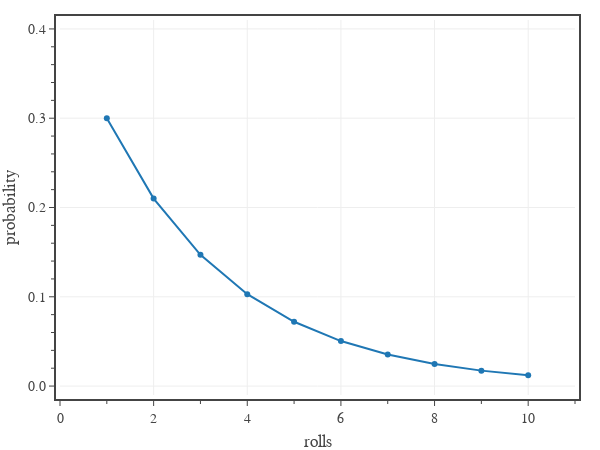

The notebook cell this image was saved under:
### Code cell
# Fig 3: Shows the probability of the next encounter occurring after n days.
# create figure
fig = go.Figure(
    layout=go.Layout(
        template=tfb.FIG_TEMPLATE,
        xaxis=dict(
            title_text='rolls',
            range=[0, 11],
            tick0=0, dtick=2,
            minor=dict(tick0=0, dtick=1),
        ),
        yaxis=dict(
            title_text='probability',
            range=[-0.01,0.41],
            tickformat='.1f',
            tick0=0, dtick=0.1,
            minor=dict(tick0=0, dtick=0.02),
        ),
        legend=dict(
            xanchor='left', yanchor='top',
            x=0.00, y=1.00,
            orientation='v',
            tracegroupgap=0,
        )
    )
)

p_enc = 0.3
p_non = 0.7

rolls = list(range(1, 11))
probs = [p_enc*(p_non**(r-1)) for r in rolls]

fig.add_trace(go.Scatter(
    x=rolls,
    y=probs,
    mode='lines+markers',
    name=f'PDF',
    #line_color=COLOR_LIST[i],
    hovertemplate=
        'rolls %{x:.0f}<br>'+
        'probability %{y:.1%}<extra></extra>',
))

# show figure
fig.update_layout(width=600, height=450)
fig.show(config=tfb.FIG_CONFIG)

# save figures
if SAVEFIGS:
    fig.update_layout(autosize=True, width=None, height=None)
    tfb.save_fig_html(fig, format='large', name=f'./fig-example-rolls-before-encounter-large')
    tfb.save_fig_html(fig, format='small', name=f'./fig-example-rolls-before-encounter-small')

### Figure 1 — Plotly figure (JSON) as saved in the notebook; plotly's stock layout.template omitted (floating-point values rounded to 4 significant figures)
{"data": [{"hovertemplate": "rolls %{x:.0f}<br>probability %{y:.1%}<extra></extra>", "mode": "lines+markers", "name": "PDF", "type": "scatter", "x": [1, 2, 3, 4, 5, 6, 7, 8, 9, 10], "y": [0.3, 0.21, 0.147, 0.1029, 0.07203, 0.05042, 0.03529, 0.02471, 0.01729, 0.01211]}], "layout": {"height": 450, "legend": {"orientation": "v", "tracegroupgap": 0, "x": 0, "xanchor": "left", "y": 1, "yanchor": "top"}, "width": 600, "xaxis": {"dtick": 2, "minor": {"dtick": 1, "tick0": 0}, "range": [0, 11], "tick0": 0, "title": {"text": "rolls"}}, "yaxis": {"dtick": 0.1, "minor": {"dtick": 0.02, "tick0": 0}, "range": [-0.01, 0.41], "tick0": 0, "tickformat": ".1f", "title": {"text": "probability"}}}}
